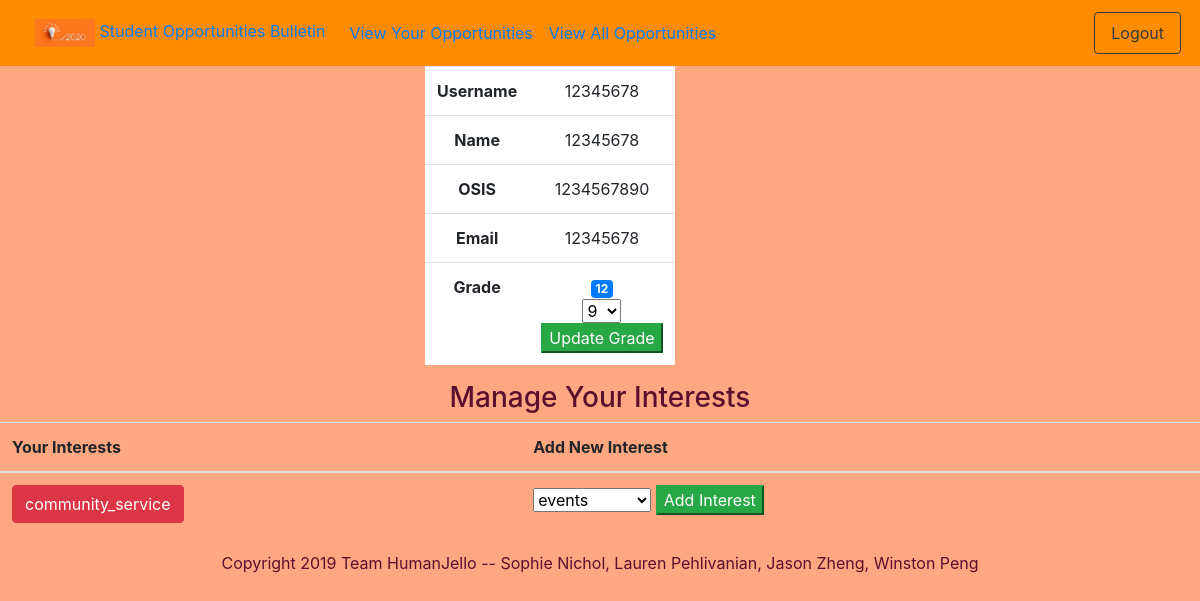
/stuAcc (signed in), run on an earlier commit of the app's database.
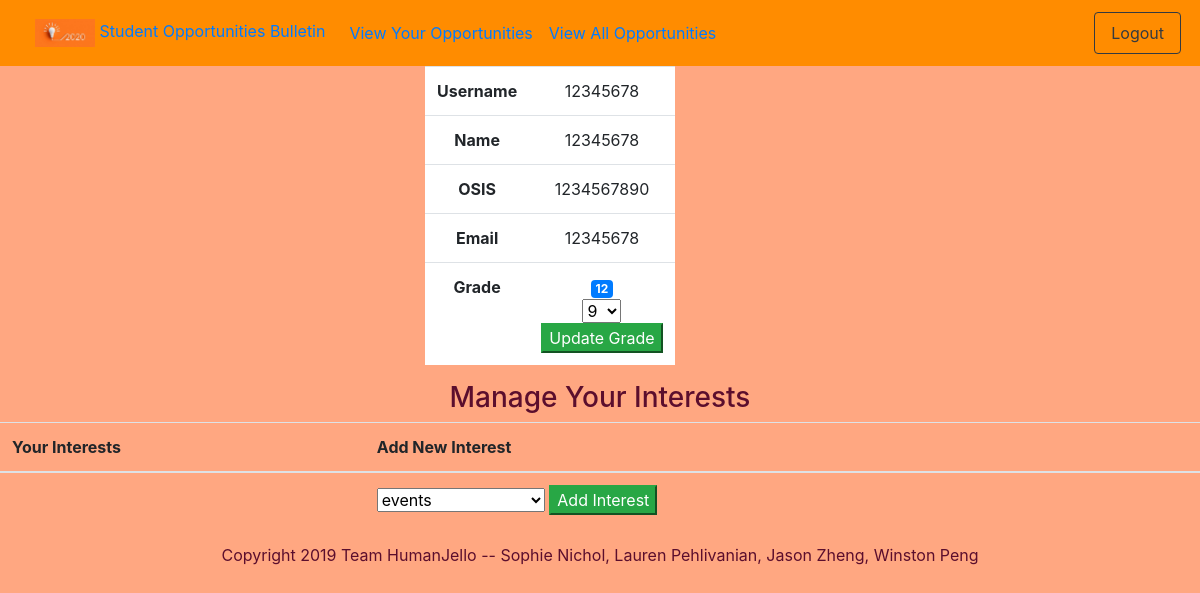
And on a later commit of the database.
### app.py (the view)
@app.route("/stuAcc")
def stuAcc():
    if checkAuth() and not isAdmin():
        user_ints = dbfunctions.getStudentInts(c, session['username'])
        user_info = dbfunctions.getStuInfo(c, session['username'])
        return render_template('stu_info.html', username=session['username'], interests=user_ints, ordered_ints=ORDERED_INTS, info = user_info)
    return redirect(url_for('root'))

### app.py (called while the page is built)
def checkAuth(): #checks if the user is logged in
    if "username" in session:
        return True
    else:
        return False

def isAdmin():
    return session['admin']

### utl/dbfunctions.py (called while the page is built)
def getStuInfo(c, user):
    c.execute("SELECT username, displayname, osis, email, grade FROM users WHERE username = ?;", (user, ))
    return c.fetchone()

def getStudentInts(c, username):
    c.execute("SELECT events,academic,business,community_service,leadership,museums,nature,stem,humanities, scholarships FROM users WHERE username = ?;", (username, ))
    return c.fetchone()

### templates/stu_info.html (shortened to what this page needs)
{% extends "base.html" %}
{% block body %}
<div class="container">
  <div class="row">
    <div class="col-sm-2"></div>
    <div class="col-sm-2"></div>
    <div class="col-sm-2">
      <table class="table" style="background-color:white" style="width: auto;">
        <tr>
          <th>Username</th>
          <td>{{info[0]}}</td>
        </tr>
        <tr>
          <th>Name</th>
          <td>{{info[1]}}</td>
        </tr>
        <tr>
          <th>OSIS</th>
          <td>{{info[2]}}</td>
        </tr>
        <tr>
          <th>Email</th>
          <td>{{info[3]}}</td>
        </tr>
        <tr>
          <th>Grade</th>
          <td>
            <span class="badge badge-primary">{{info[4]}}</span>
            <form action="/changeGrade" method="POST">
                <select name="grade" required>
                  {% for gr in range(9,13) %}
                    {% if info[4] != gr %}<option type="number" value="{{gr}}"> {{gr}}</option>{% endif %}
                  {% endfor %}
                </select>
                <input type="submit" name="add-int-button" class="btn-success" value="Update Grade">
            </form>
          </td>
        </tr>
      </table>
    </div>
  </div>
</div>
<center>
  <h3>Manage Your Interests</h3>
  <table class="table">
    <thead>
      <tr>
        <th scope="col">Your Interests</th>
        <th scope="col">Add New Interest</th>
      </tr>
    </thead>
    <tbody>
    <tr>
      <td>
        {% for i in range(interests|length)  %}
            {% if interests[i] %}
            <a href="/delInt/{{ordered_ints[i]}}" class="btn btn-danger"> {{ordered_ints[i]}}</a>
            {% endif %}
        {% endfor %}
      </td>
      <td>
        <form action="/addIntAuth" method="POST">
            <select name="ints" required>
              {% for i in range(interests|length) %}
                {% if not interests[i] %}<option value="{{ordered_ints[i]}}"> {{ordered_ints[i]}}</option>{% endif %}
              {% endfor %}
            </select>
            <input type="submit" name="add-int-button" class="btn-success" value="Add Interest">
        </form>
      </td>
      </tr>
    </tbody>
  </table>
</center>
{% endblock %}

What changed in the data, as far as the page shows it:
changed users: community_service True → empty (drawn)
Also different on the page:
list line gone: "community_service"
